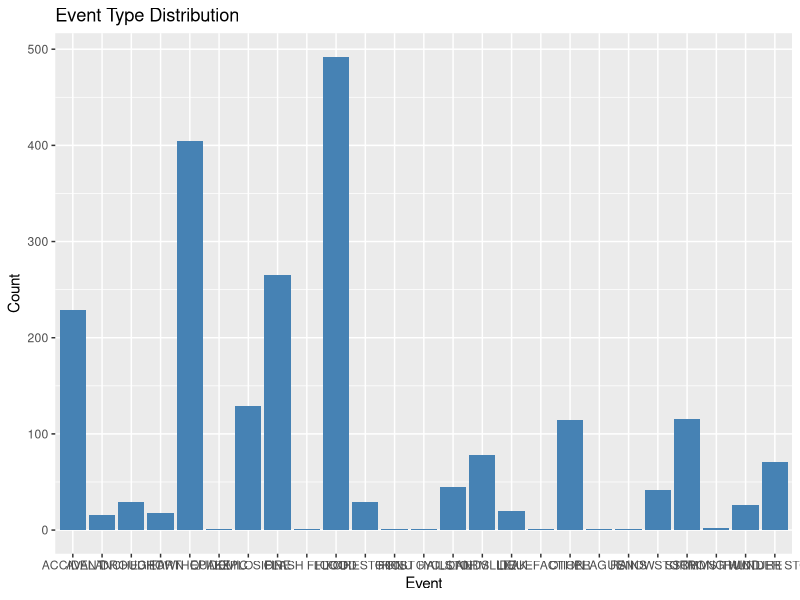
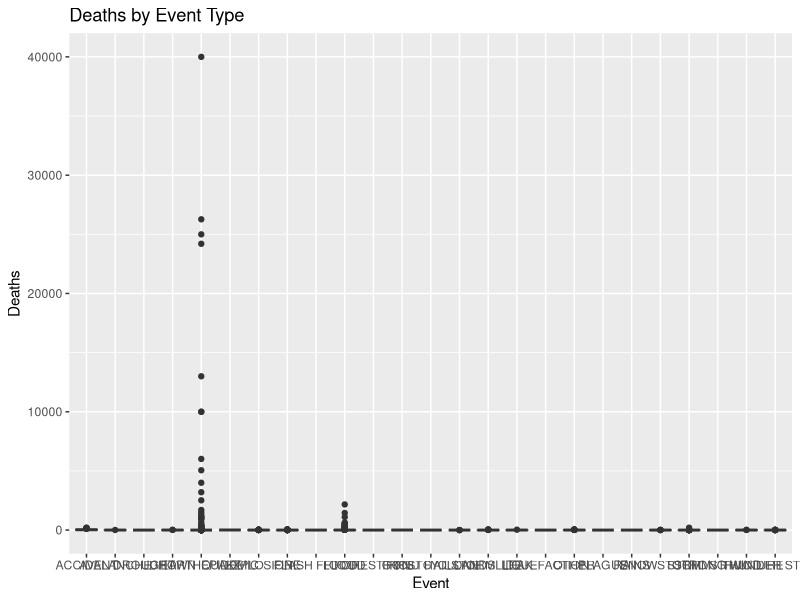
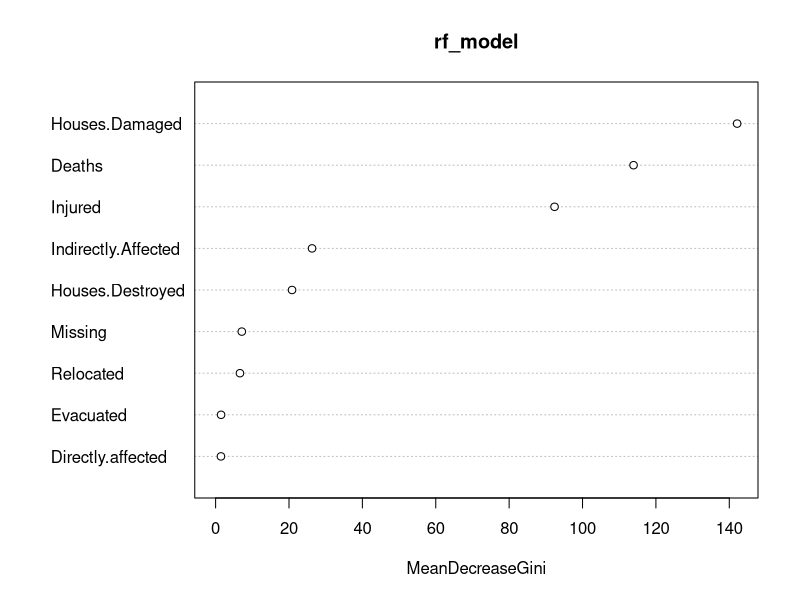
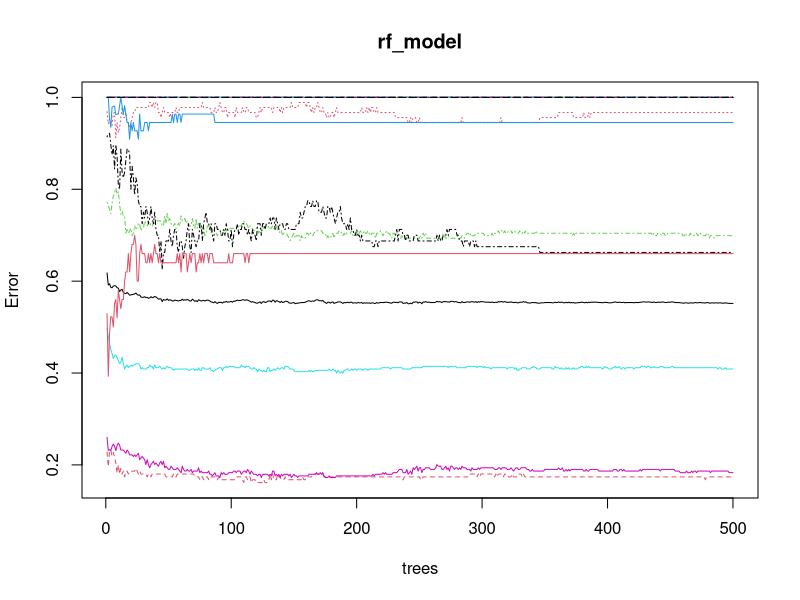

Write R code to recreate these figures, in order.
install.packages("tidyverse")
install.packages("caret")
install.packages("datasets")
install.packages("readxl")
install.packages("rpart")
install.packages("rpart.plot")
install.packages("randomForest")
install.packages("xgboost")
install.packages("ggpubr")

  # 加载必要的 R 包
library(tidyverse)
library(readr)

# 读取数据
data <- read.csv("I.R.Iran_data.CSV")

# 查看数据前几行
head(data)

# 查看数据摘要
summary(data)


  # 检查缺失值
  sum(is.na(data)) # 返回数据集中缺失值总数

# 检查每列是否有缺失值
colSums(is.na(data))


  # 将 `Event` 转换为因子
  data$Event <- as.factor(data$Event)

# 查看因子的类别
levels(data$Event)


  # 统计不同事件的数量
  table(data$Event)

# 各数值变量的摘要统计
summary(data[, c("Deaths", "Injured", "Missing", "Houses.Destroyed", "Houses.Damaged")])


  library(ggplot2)

# 绘制事件类型的分布
ggplot(data, aes(x = Event)) +
  geom_bar(fill = "steelblue") +
  labs(title = "Event Type Distribution", x = "Event", y = "Count")

# 绘制不同事件的死亡人数分布箱线图
ggplot(data, aes(x = Event, y = Deaths, fill = Event)) +
  geom_boxplot() +
  labs(title = "Deaths by Event Type", x = "Event", y = "Deaths") +
  theme(legend.position = "none")


  # 加载机器学习相关包
  library(caret)

# 划分训练集和测试集
set.seed(123)
train_indices <- createDataPartition(data$Event, p = 0.7, list = FALSE)
trainset <- data[train_indices, ]
testset <- data[-train_indices, ]


  library(randomForest)

# 构建随机森林模型
set.seed(123)
rf_model <- randomForest(Event ~ Deaths + Injured + Missing + Houses.Destroyed +
                           Houses.Damaged + Directly.affected + Indirectly.Affected +
                           Relocated + Evacuated, data = trainset, ntree = 500)

# 查看模型
print(rf_model)

# 变量重要性
varImpPlot(rf_model)


  # 预测
  predictions <- predict(rf_model, newdata = testset)

# 混淆矩阵
confusionMatrix(predictions, testset$Event)


  # 绘制误差率收敛图
  plot(rf_model)

# 查看重要变量的数值
importance(rf_model)

